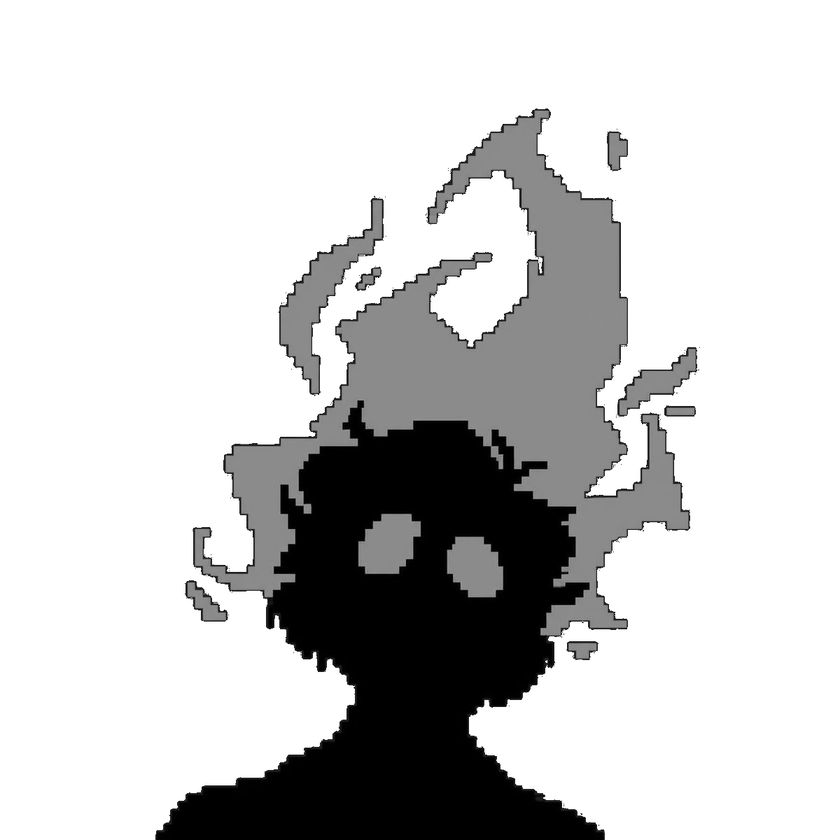
#> input picture source-prepped.png, 840 x 840 px, shrunk from 1200 x 1200 before the run
$ python -i prep_photo.py   (imports and definitions only)
#> lines starting #> are read from the running program, lines starting #| are printed output that depends on the picture; after the words box and inside, x2 and y2 are one past the last pixel; in counts of white or black regions, pixels touching at a corner belong together
import cv2
import numpy as np
import sys

def process_illustration(input_path, output_path="source-prepped.png"):
#> called with input_path = '../source-prepped.png', output_path = 'source-prepped.png'
    img = cv2.imread(input_path)
#> img is the input picture: shape (840, 840, 3); min 0, max 255, mean 202.9
    if img is None:
        print("Error: Could not read image.")
        return

    # 1. Grab the background color from the top-left pixel
    bg_color = img[0, 0]
#> bg_color = [255, 255, 255]

    # 2. Create a mask of the background (with a small tolerance for compression artifacts)
    lower_bound = np.clip(bg_color.astype(int) - 15, 0, 255).astype(np.uint8)
#> lower_bound = [240, 240, 240]
    upper_bound = np.clip(bg_color.astype(int) + 15, 0, 255).astype(np.uint8)
#> upper_bound = [255, 255, 255]
    bg_mask = cv2.inRange(img, lower_bound, upper_bound)
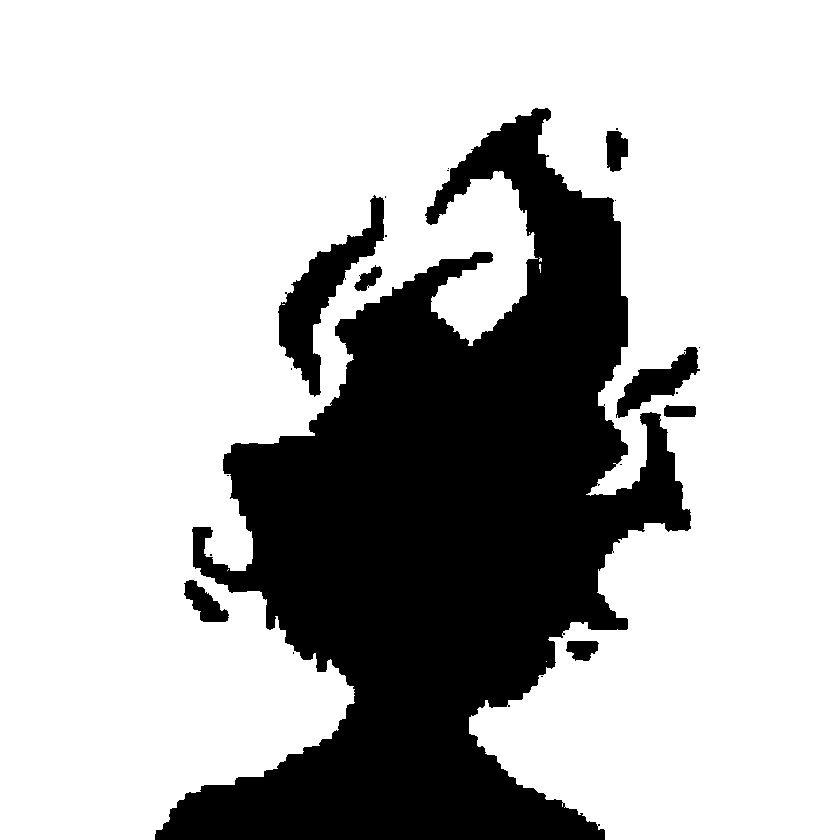
#> bg_mask: shape (840, 840); 72.5% white; 22 black regions (14 under 20 px), largest, box (x1, y1, x2, y2) and area: (155, 108, 691, 840) 182992, (278, 195, 384, 397) 6156, (616, 347, 700, 418) 2299

    # 3. Create a white background
    white_bg = np.ones_like(img, dtype=np.uint8) * 255

    # 4. Composite the subject onto the white background
    subject_mask = cv2.bitwise_not(bg_mask)
    composited = np.where(subject_mask[:, :, None] == 255, img, white_bg)

    # 5. Convert to grayscale and darken the subject (so flames render in ASCII)
    gray = cv2.cvtColor(composited, cv2.COLOR_BGR2GRAY)
    gray[subject_mask == 255] = (gray[subject_mask == 255] * 0.6).astype(np.uint8)
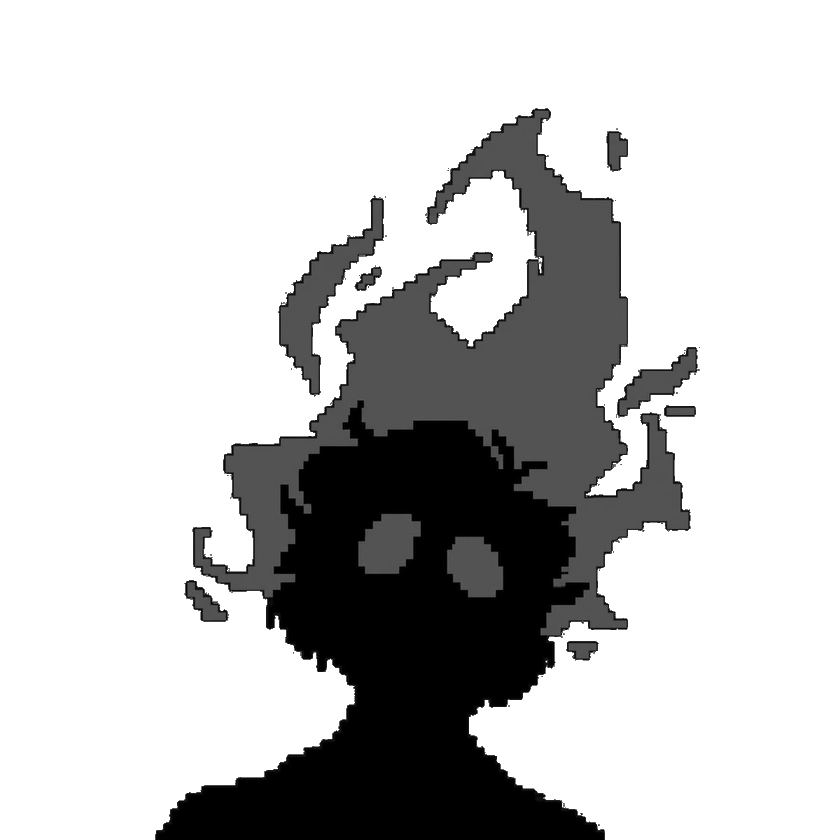
#> gray: shape (840, 840); min 0, max 255, mean 195.6

    cv2.imwrite(output_path, gray)
    print(f"Saved optimized illustration to {output_path}")

# [5 lines not run here, left out]

>>> result = process_illustration('../source-prepped.png')
